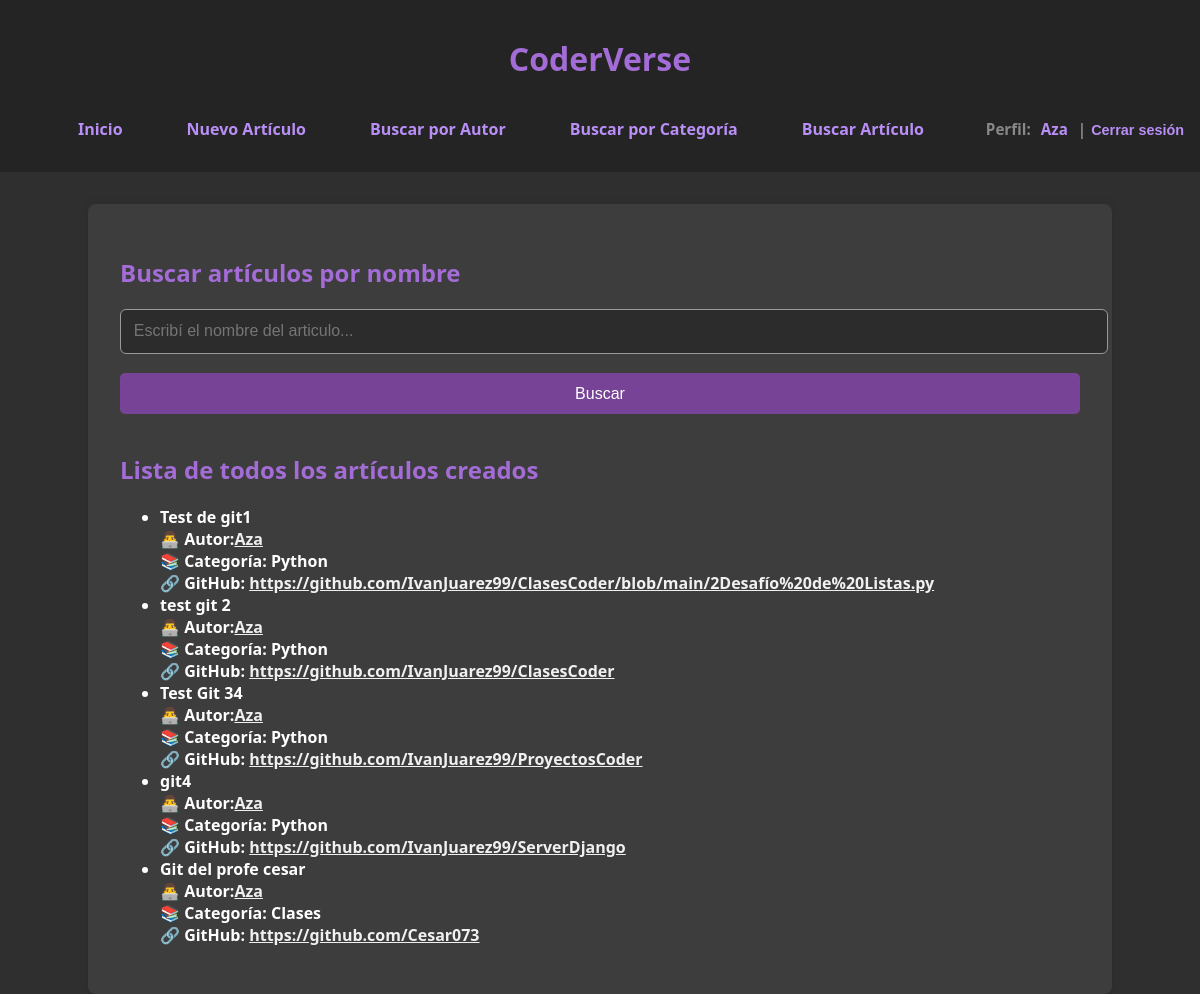
/buscar_articulos/ (signed in), run on an earlier commit of the app's database.
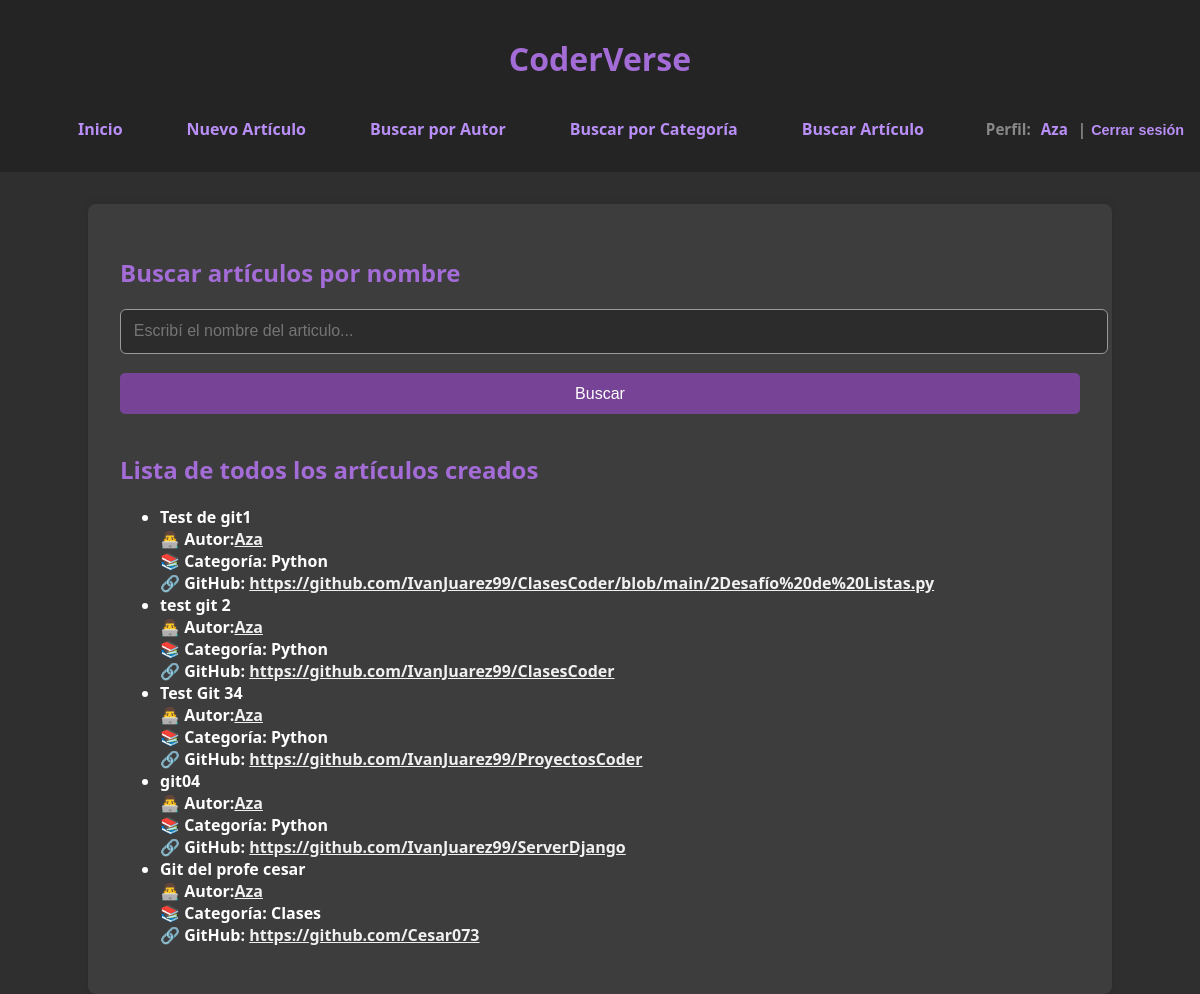
And on a later commit of the database.
### blog/models.py (models this page shows, shortened)
class Articulo(models.Model):
    titulo = models.CharField(max_length=20)
    autor = models.ForeignKey(Autor, on_delete=models.CASCADE)
    contenido = models.TextField()
    categoria = models.ForeignKey(Categoria, on_delete=models.CASCADE)
    fecha_publicacion = models.DateField(auto_now_add=True)

class Autor(models.Model):
    user = models.OneToOneField(User, on_delete=models.CASCADE, null=True, blank=True)
    nombre = models.CharField(max_length=20)
    especialidad = models.CharField(max_length=20)
    biografia = models.TextField()

class Categoria(models.Model):
    nombre = models.CharField(max_length=20)
    descripcion = models.TextField()

### blog/views.py (the view)
# urls.py: path('buscar_articulos/', views.buscar_articulos, name='buscar_articulos'),
@login_required
def buscar_articulos(request):
    query = request.GET.get('query', '')
    if query:
        resultados = Articulo.objects.filter(titulo__icontains=query)
    else:
        resultados = None
    todos_los_articulos = Articulo.objects.all()
    form = BusquedaArticuloForm(request.GET)
    return render(request, 'blog/buscar_articulos.html', {'form': form, 'resultados': resultados, 'todos_los_articulos': todos_los_articulos, 'query': query})

### blog/forms.py
class BusquedaArticuloForm(forms.Form):
    query = forms.CharField(max_length=100, required=False, label='Buscar Artículo')

### blog/templates/blog/buscar_articulos.html (shortened to what this page needs)
{% extends 'blog/base.html' %}
{% block content %}
    <h2>Buscar artículos por nombre</h2>
    <form method="get">
        <input type="text" name="query" placeholder="Escribí el nombre del articulo..." value="{{ query }}">
        <input type="submit" value="Buscar">
    </form>
    <h2>Lista de todos los artículos creados</h2>
    <ul class="resultados">
    {% for articulo in todos_los_articulos %}
        <li>
            <strong>{{ articulo.titulo }}</strong><br>
            <span style="color: #562ea5;">👨‍💻</span> <strong>Autor:<a href="{% url 'perfil_autor' autor_id=articulo.autor.id %}">{{ articulo.autor.nombre }}</a><br>
            <span style="color: #562ea5;">📚</span> <strong>Categoría:</strong> {{ articulo.categoria.nombre }}<br>
            <span style="color: #562ea5;">🔗</span> <strong>GitHub:</strong>
            <a href="{{ articulo.contenido }}" target="_blank">{{ articulo.contenido }}</a><br>
        </li>
    {% endfor %}
</ul>
{% endblock %}

What changed in the data, as far as the page shows it:
changed Articulo "https://github.com/IvanJuarez99/ServerDjango": titulo "git4" → "git04"
